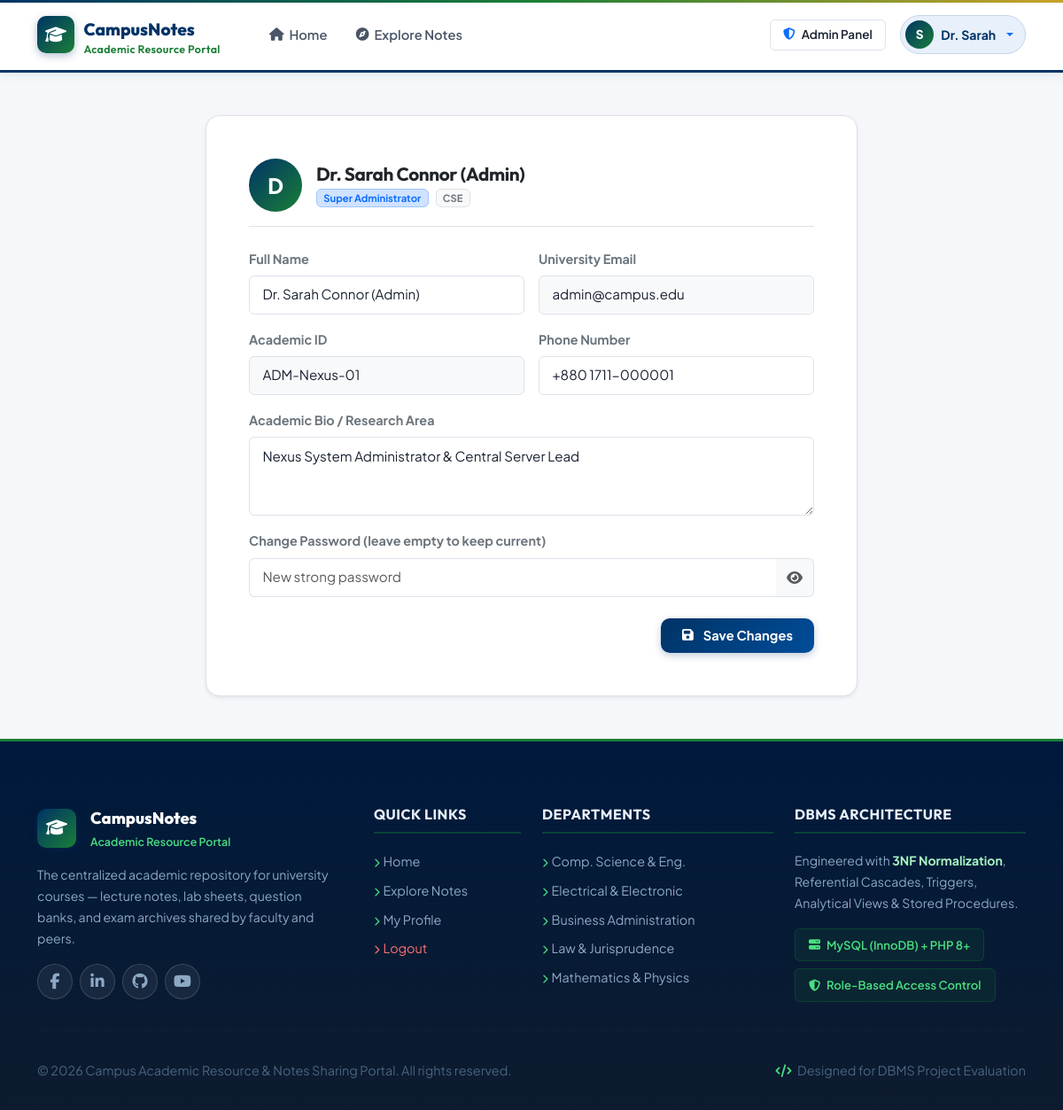
The app's page /profile.php (signed in) with its own data.
### tables this page shows
CREATE TABLE `users` (
    `user_id` INT AUTO_INCREMENT PRIMARY KEY,
    `role_id` INT NOT NULL,
    `dept_id` INT NULL,
    `full_name` VARCHAR(120) NOT NULL,
    `email` VARCHAR(150) NOT NULL UNIQUE,
    `password_hash` VARCHAR(255) NOT NULL,
    `reset_token` VARCHAR(64) NULL UNIQUE,
    `reset_token_expires_at` TIMESTAMP NULL,
    `academic_id` VARCHAR(50) NULL,  
    `phone` VARCHAR(30) NULL,
    `bio` TEXT NULL,
    `avatar` VARCHAR(255) DEFAULT 'default_avatar.png',
    `status` ENUM('active', 'inactive', 'suspended') DEFAULT 'active',
    `created_at` TIMESTAMP DEFAULT CURRENT_TIMESTAMP,
    `updated_at` TIMESTAMP DEFAULT CURRENT_TIMESTAMP ON UPDATE CURRENT_TIMESTAMP,
    CONSTRAINT `fk_users_role` FOREIGN KEY (`role_id`) REFERENCES `roles` (`role_id`) ON UPDATE CASCADE ON DELETE RESTRICT,
    CONSTRAINT `fk_users_dept` FOREIGN KEY (`dept_id`) REFERENCES `departments` (`dept_id`) ON UPDATE CASCADE ON DELETE SET NULL
);

CREATE TABLE `roles` (
    `role_id` INT AUTO_INCREMENT PRIMARY KEY,
    `role_name` VARCHAR(50) NOT NULL UNIQUE,
    `display_name` VARCHAR(100) NOT NULL,
    `description` TEXT,
    `created_at` TIMESTAMP DEFAULT CURRENT_TIMESTAMP
);

CREATE TABLE `departments` (
    `dept_id` INT AUTO_INCREMENT PRIMARY KEY,
    `dept_code` VARCHAR(20) NOT NULL UNIQUE,
    `dept_name` VARCHAR(150) NOT NULL,
    `description` TEXT,
    `created_at` TIMESTAMP DEFAULT CURRENT_TIMESTAMP
);

### profile.php (the view, shortened to what this page needs)
<?php
require_once __DIR__ . '/includes/header.php';
require_once __DIR__ . '/includes/navbar.php';
$pdo = Database::getConnection();
$user = getCurrentUser();
$stmt = $pdo->prepare("SELECT u.*, r.role_name, r.display_name AS role_display, d.dept_name, d.dept_code
                       FROM `users` u
                       JOIN `roles` r ON u.role_id = r.role_id
                       LEFT JOIN `departments` d ON u.dept_id = d.dept_id
                       WHERE u.user_id = ?");
$stmt->execute([$user['id']]);
$profile = $stmt->fetch();
?>
<div class="container py-5">
    <div class="row justify-content-center">
        <div class="col-lg-8">
            <div class="card border rounded-4 p-4 p-md-5 bg-white shadow-sm">
                <div class="d-flex align-items-center gap-3 mb-4 pb-3 border-bottom">
                    <div class="user-avatar-circle" style="width: 60px; height: 60px; font-size: 1.5rem;">
                        <?= strtoupper(substr($profile['full_name'], 0, 1)) ?>
                    </div>
                    <div>
                        <h4 class="font-weight-bold text-dark mb-0"><?= htmlspecialchars($profile['full_name']) ?></h4>
                        <div class="d-flex align-items-center gap-2 mt-1">
                            <span class="badge bg-primary-subtle text-primary border border-primary-subtle"><?= htmlspecialchars($profile['role_display']) ?></span>
                            <?php if ($profile['dept_code']): ?>
                                <span class="badge bg-light text-secondary border"><?= htmlspecialchars($profile['dept_code']) ?></span>
                            <?php endif; ?>
                        </div>
                    </div>
                </div>
                <form method="POST">
                    <div class="row g-3 mb-3">
                        <div class="col-md-6">
                            <label class="form-label small fw-bold text-secondary">Full Name</label>
                            <input type="text" name="full_name" class="form-control" value="<?= htmlspecialchars($profile['full_name']) ?>" required>
                        </div>
                        <div class="col-md-6">
                            <label class="form-label small fw-bold text-secondary">University Email</label>
                            <input type="email" class="form-control bg-light" value="<?= htmlspecialchars($profile['email']) ?>" readonly>
                        </div>
                    </div>
                    <div class="row g-3 mb-3">
                        <div class="col-md-6">
                            <label class="form-label small fw-bold text-secondary">Academic ID</label>
                            <input type="text" class="form-control bg-light" value="<?= htmlspecialchars($profile['academic_id'] ?? 'N/A') ?>" readonly>
                        </div>
                        <div class="col-md-6">
                            <label class="form-label small fw-bold text-secondary">Phone Number</label>
                            <input type="text" name="phone" class="form-control" value="<?= htmlspecialchars($profile['phone'] ?? '') ?>" placeholder="+880 1XXX-XXXXXX">
                        </div>
                    </div>
                    <div class="mb-3">
                        <label class="form-label small fw-bold text-secondary">Academic Bio / Research Area</label>
                        <textarea name="bio" class="form-control" rows="3" placeholder="Tell other scholars about your academic interests..."><?= htmlspecialchars($profile['bio'] ?? '') ?></textarea>
                    </div>
                    <div class="mb-4">
                        <label class="form-label small fw-bold text-secondary">Change Password (leave empty to keep current)</label>
                        <div class="input-group">
                            <input type="password" name="new_password" id="profile_password" class="form-control border-end-0" placeholder="New strong password" autocomplete="new-password">
                            <button type="button" class="btn btn-light border border-start-0" onclick="toggleProfilePassword()">
                                <i class="fa-solid fa-eye text-muted" id="profilePasswordIcon"></i>
                            </button>
                        </div>
                    </div>
                    <div class="d-flex justify-content-end">
                        <button type="submit" class="btn btn-primary-custom px-4">
                            <i class="fa-solid fa-floppy-disk me-1"></i> Save Changes
                        </button>
                    </div>
                </form>
            </div>
        </div>
    </div>
</div>
<?php require_once __DIR__ . '/includes/footer.php'; ?>

### assets/css/style.css (style rules this page uses)
:root { --primary: #003366; --primary-light: #004d99; --primary-dark: #002244; --primary-subtle: #e8f0fb; --primary-mid: #1a5276; --accent: #1a7f37; --accent-light: #28a745; --accent-subtle: #e9f7ef; --gold: #c9a227; --gold-light: #f5d06a; --success: #198754; --success-light: #d1e7dd; --danger: #dc3545; --danger-light: #f8d7da; --warning: #fd7e14; --info: #0d6efd; --dark: #0d1b2e; --dark-surface: #152338; --text-primary: #1a2332; --text-secondary: #4a5568; --text-muted: #718096; --bg-main: #f5f7fa; --bg-card: #ffffff; --border-color: #dce3ec; --border-subtle: #edf2f7; --shadow-sm: 0 1px 4px rgba(0,51,102,0.08); --shadow-md: 0 4px 12px rgba(0,51,102,0.1); --shadow-lg: 0 12px 28px rgba(0,51,102,0.12); --shadow-xl: 0 20px 40px rgba(0,51,102,0.15); --radius-sm: 6px; --radius-md: 10px; --radius-lg: 16px; --radius-xl: 24px; --radius-full: 9999px; --transition: all 0.22s cubic-bezier(0.4, 0, 0.2, 1); }
*, *::before, *::after { box-sizing: border-box; }
html { scroll-behavior: smooth; }
body { font-family: 'Plus Jakarta Sans', -apple-system, BlinkMacSystemFont, "Segoe UI", sans-serif; background-color: var(--bg-main); color: var(--text-primary); font-size: 15px; line-height: 1.65; min-height: 100vh; display: flex; flex-direction: column; -webkit-font-smoothing: antialiased; }
h4 { font-size: 1.3rem; }
h1, h2, h3, h4, h5, h6 { font-family: 'Outfit', 'Plus Jakarta Sans', sans-serif; font-weight: 700; color: var(--dark); letter-spacing: -0.02em; line-height: 1.25; }
small, .small { font-size: 0.85rem; }
.user-avatar-circle { width: 32px; height: 32px; min-width: 32px; border-radius: 50%; background: linear-gradient(135deg, var(--primary), var(--accent)); color: white; display: inline-flex; align-items: center; justify-content: center; font-weight: 800; font-size: 0.85rem; line-height: 1; flex-shrink: 0; }
.btn-primary-custom { background: linear-gradient(135deg, var(--primary), var(--primary-light)); border: none; color: white !important; font-weight: 700; font-size: 0.92rem; padding: 0.55rem 1.3rem; border-radius: var(--radius-md); transition: var(--transition); display: inline-flex; align-items: center; gap: 7px; box-shadow: 0 3px 8px rgba(0,51,102,0.25); text-decoration: none; cursor: pointer; font-family: inherit; }
.form-control, .form-select { border: 1.5px solid var(--border-color); border-radius: var(--radius-sm); padding: 0.6rem 0.9rem; font-size: 0.95rem; transition: var(--transition); background: white; color: var(--text-primary); font-family: inherit; line-height: 1.5; }
.form-label { font-size: 0.9rem; font-weight: 600; color: var(--text-secondary); margin-bottom: 0.4rem; }

### records on screen
users: full_name "D", full_name "Dr. Sarah Connor (Admin)", role.display_name "Super Administrator", dept.dept_code "CSE", email "admin@campus.edu", academic "ADM-Nexus-01", phone "+880 1711-000001", bio "Nexus System Administrator & Central Server Lead"

### other values on screen
getAvatarLetter($user['name']) "S"
getDisplayName($user['name']) "Dr. Sarah"
